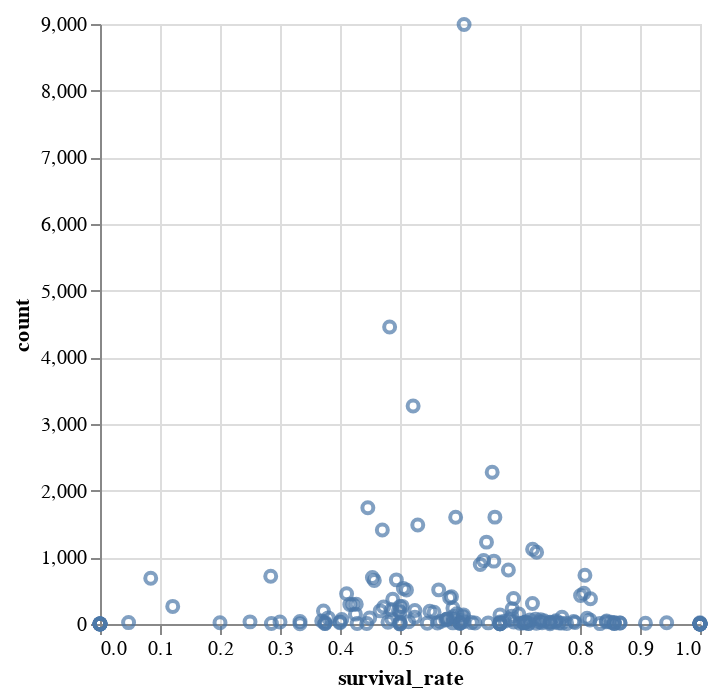

The notebook cell saved with this chart:
### Markdown cell above
### survival_status rate v.s. BusinessType

### Code cell
busi_type_rate = business[['BusinessType', 'survival_status']]
busi_type_rate = busi_type_rate.groupby('BusinessType').agg(count=('survival_status', 'size'), survival_rate=('survival_status', 'mean')).reset_index()

alt.Chart(busi_type_rate).mark_point().encode(
    x=alt.X('survival_rate'),
    y=alt.Y('count'),
    tooltip='BusinessType'
)

### Figure 1 — Vega specification as saved in the notebook (floating-point values rounded to 4 significant figures; data arrays with more than 128 entries replaced by an {"elided": "..."} marker saying what was removed)
{"$schema": "https://vega.github.io/schema/vega/v5.json", "data": [{"name": "source_0", "values": {"elided": "169 records"}}, {"name": "source_0_x_domain_survival_rate", "values": [{"min": 0.0, "max": 1.0}]}, {"name": "source_0_y_domain_count", "values": [{"min": 1, "max": 8993}]}], "marks": [{"type": "symbol", "name": "marks", "from": {"data": "source_0"}, "encode": {"update": {"opacity": {"value": 0.7}, "fill": {"value": "transparent"}, "tooltip": {"signal": "isValid(datum[\"BusinessType\"]) ? datum[\"BusinessType\"] : \"\"+datum[\"BusinessType\"]"}, "stroke": {"value": "#4c78a8"}, "ariaRoleDescription": {"value": "point"}, "x": {"field": "survival_rate", "scale": "x"}, "y": {"field": "count", "scale": "y"}, "description": {"signal": "\"survival_rate: \" + (format(datum[\"survival_rate\"], \"\")) + \"; count: \" + (format(datum[\"count\"], \"\")) + \"; BusinessType: \" + (isValid(datum[\"BusinessType\"]) ? datum[\"BusinessType\"] : \"\"+datum[\"BusinessType\"])"}}}, "style": ["point"]}], "scales": [{"name": "x", "type": "linear", "domain": [{"signal": "(data(\"source_0_x_domain_survival_rate\")[0] || {}).min"}, {"signal": "(data(\"source_0_x_domain_survival_rate\")[0] || {}).max"}], "range": [0, {"signal": "width"}], "zero": true, "nice": true}, {"name": "y", "type": "linear", "domain": [{"signal": "(data(\"source_0_y_domain_count\")[0] || {}).min"}, {"signal": "(data(\"source_0_y_domain_count\")[0] || {}).max"}], "range": [{"signal": "height"}, 0], "nice": true, "zero": true}], "axes": [{"scale": "x", "gridScale": "y", "orient": "bottom", "grid": true, "labels": false, "minExtent": 0, "domain": false, "tickCount": {"signal": "ceil(width/40)"}, "ticks": false, "zindex": 0, "aria": false, "maxExtent": 0}, {"scale": "y", "aria": false, "grid": true, "gridScale": "x", "orient": "left", "domain": false, "labels": false, "minExtent": 0, "tickCount": {"signal": "ceil(height/40)"}, "maxExtent": 0, "ticks": false, "zindex": 0}, {"scale": "x", "tickCount": {"signal": "ceil(width/40)"}, "labelFlush": true, "title": "survival_rate", "zindex": 0, "orient": "bottom", "grid": false, "labelOverlap": true}, {"scale": "y", "orient": "left", "title": "count", "tickCount": {"signal": "ceil(height/40)"}, "grid": false, "labelOverlap": true, "zindex": 0}], "padding": 5, "background": "white", "width": 300, "style": "cell", "height": 300}
